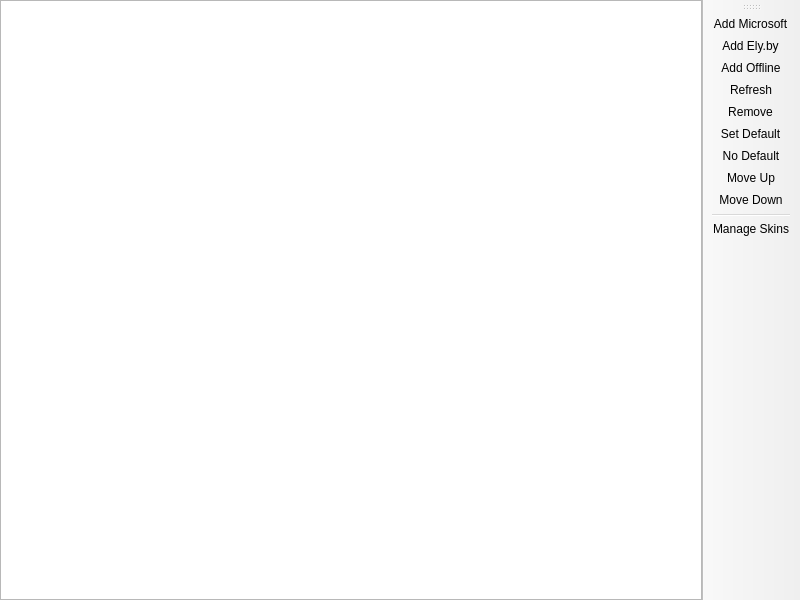
<?xml version="1.0" encoding="UTF-8"?>
<ui version="4.0">
 <class>AccountListPage</class>
 <widget class="QMainWindow" name="AccountListPage">
  <property name="geometry">
   <rect>
    <x>0</x>
    <y>0</y>
    <width>800</width>
    <height>600</height>
   </rect>
  </property>
  <widget class="QWidget" name="centralwidget">
   <layout class="QHBoxLayout" name="horizontalLayout">
    <property name="leftMargin">
     <number>0</number>
    </property>
    <property name="topMargin">
     <number>0</number>
    </property>
    <property name="rightMargin">
     <number>0</number>
    </property>
    <property name="bottomMargin">
     <number>0</number>
    </property>
    <item>
     <widget class="VersionListView" name="listView">
      <property name="alternatingRowColors">
       <bool>true</bool>
      </property>
      <property name="rootIsDecorated">
       <bool>false</bool>
      </property>
      <property name="itemsExpandable">
       <bool>false</bool>
      </property>
      <property name="allColumnsShowFocus">
       <bool>true</bool>
      </property>
      <attribute name="headerStretchLastSection">
       <bool>false</bool>
      </attribute>
     </widget>
    </item>
   </layout>
  </widget>
  <widget class="WideBar" name="toolBar">
   <attribute name="toolBarArea">
    <enum>RightToolBarArea</enum>
   </attribute>
   <attribute name="toolBarBreak">
    <bool>false</bool>
   </attribute>
   <addaction name="actionAddMicrosoft"/>
   <addaction name="actionAddElyby"/>
   <addaction name="actionAddOffline"/>
   <addaction name="actionRefresh"/>
   <addaction name="actionRemove"/>
   <addaction name="actionSetDefault"/>
   <addaction name="actionNoDefault"/>
   <addaction name="actionMoveUp"/>
   <addaction name="actionMoveDown"/>
   <addaction name="separator"/>
   <addaction name="actionManageSkins"/>
  </widget>
  <action name="actionSetDefault">
   <property name="text">
    <string>&amp;Set Default</string>
   </property>
  </action>
  <action name="actionNoDefault">
   <property name="checkable">
    <bool>true</bool>
   </property>
   <property name="text">
    <string>&amp;No Default</string>
   </property>
  </action>
  <action name="actionManageSkins">
   <property name="text">
    <string>&amp;Manage Skins</string>
   </property>
   <property name="toolTip">
    <string>Manage Skins</string>
   </property>
  </action>
  <action name="actionAddMicrosoft">
   <property name="text">
    <string>&amp;Add Microsoft</string>
   </property>
  </action>
  <action name="actionAddElyby">
   <property name="text">
    <string>Add &amp;Ely.by</string>
   </property>
   <property name="toolTip">
    <string>Add an Ely.by account with custom skins and capes</string>
   </property>
  </action>
  <action name="actionAddOffline">
   <property name="text">
    <string>Add &amp;Offline</string>
   </property>
  </action>
  <action name="actionRefresh">
   <property name="text">
    <string>&amp;Refresh</string>
   </property>
   <property name="toolTip">
    <string>Refresh the account tokens</string>
   </property>
  </action>
  <action name="actionRemove">
   <property name="text">
    <string>Remo&amp;ve</string>
   </property>
  </action>
  <action name="actionMoveUp">
   <property name="text">
    <string>Move &amp;Up</string>
   </property>
  </action>
  <action name="actionMoveDown">
   <property name="text">
    <string>Move &amp;Down</string>
   </property>
  </action>
 </widget>
 <customwidgets>
  <customwidget>
   <class>VersionListView</class>
   <extends>QTreeView</extends>
   <header>ui/widgets/VersionListView.h</header>
  </customwidget>
  <customwidget>
   <class>WideBar</class>
   <extends>QToolBar</extends>
   <header>ui/widgets/WideBar.h</header>
  </customwidget>
 </customwidgets>
 <resources/>
 <connections/>
</ui>
